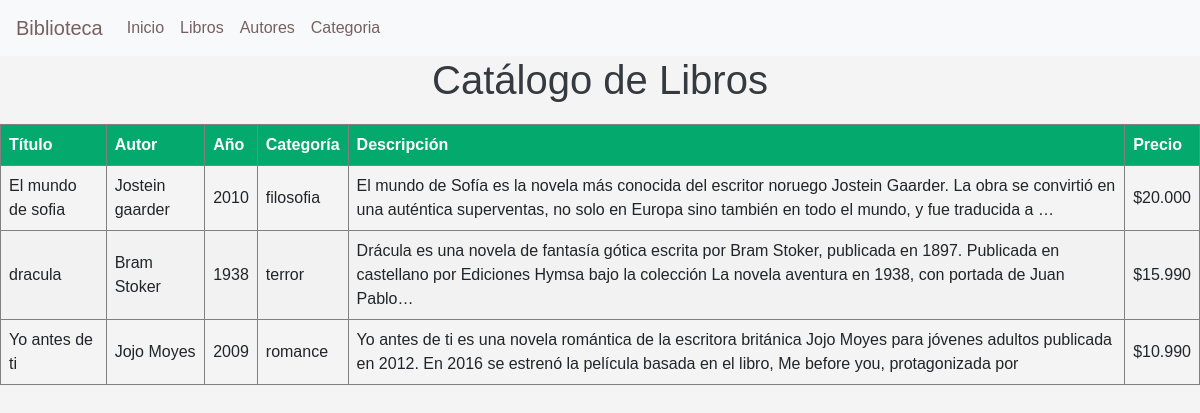
The page /libro on the database its author committed.
### core/models.py (models this page shows, shortened)
class Libro(models.Model):
    titulo = models.CharField(max_length=100)
    autor = models.CharField(max_length=100)
    anio = models.CharField(max_length=4)  # Asegúrate de definir max_length para anio
    categoria = models.CharField(max_length=50)  # Asegúrate de definir max_length para categoria
    descripcion = models.CharField(max_length=255)  # Asegúrate de definir max_length para descripcion
    precio = models.CharField(max_length=10)  # Asegúrate de definir max_length para precio

### core/views.py (the view)
# urls.py: path('libro', libro, name='libro'),
def libro(request):
    libro = Libro.objects.all()
    context = {
        'libros' : libro
    }
    return render(request, 'core/libro.html', context)

### core/templates/core/libro.html (shortened to what this page needs)
{% load static %}
<!DOCTYPE html>
<html lang="en">
<head>
    <link rel="stylesheet" href="https://stackpath.bootstrapcdn.com/bootstrap/4.5.2/css/bootstrap.min.css">
    <link rel="stylesheet" href= "{% static 'css/style.css'%}"  >
    <link href="https://unpkg.com/aos@2.3.1/dist/aos.css" rel="stylesheet">
</head>
<body>
    <nav class="navbar navbar-expand-lg navbar-light bg-light">
        <a class="navbar-brand" href="#">Biblioteca</a>
        <div class="collapse navbar-collapse">
            <ul class="navbar-nav mr-auto">
                <li class="nav-item active"><a class="nav-link" href="{% url 'inicio' %}">Inicio</a></li>
                <li class="nav-item"><a class="nav-link" href="{% url 'libro' %}">Libros</a></li>
                <li class="nav-item"><a class="nav-link" href="{% url 'lista_autores' %}" >Autores</a></li>
                <li class="nav-item"><a class="nav-link" href="{% url 'cat' %}">Categoria</a></li>
            </ul>
        </div>
    </nav>
    <body>
    <h1>Catálogo de Libros</h1>
    <table border="1" data-aos="fade-right">
        <thead>
            <tr>
                <th>Título</th>
                <th>Autor</th>
                <th>Año</th>
                <th>Categoría</th>
                <th>Descripción</th>
                <th>Precio</th>
            </tr>
        </thead>
        <tbody>
            {% for libro in libros %}
            <tr>
                <td>{{ libro.titulo }}</td>
                <td>{{ libro.autor }}</td>
                <td>{{ libro.anio }}</td>
                <td>{{ libro.categoria }}</td>
                <td>{{ libro.descripcion }}</td>
                <td>{{ libro.precio }}</td>
            </tr>
            {% empty %}
            <tr>
                <td colspan="6">No hay libros disponibles.</td>
            </tr>
            {% endfor %}
        </tbody>
    </table>
</body>
</body>
</html>

### core/static/css/style.css (style rules this page uses)
table { border-collapse: collapse; width: 100%; }
th, td { text-align: left; padding: 8px; }
tr:nth-child(even) { background-color: #f2f2f2 }
th { background-color: #04AA6D; color: white; }
.navbar { background-color: #343a40; }
.navbar-brand, .nav-link { color: #776060 !important; }
body { font-family: 'Arial', sans-serif; background-color: #ffffff; }
h1, h2, h3, h4, h5, h6 { color: #343a40; }
body { font-family: Arial, sans-serif; background-color: #f4f4f4; }
h1 { text-align: center; margin-bottom: 20px; }

### rows shown on the page
Libro: titulo "El mundo de sofia", autor "Jostein gaarder", anio "2010", categoria "filosofia", descripcion "El mundo de Sofía es la novela más conocida del escritor noruego Jostein Gaarder. La obra se convirtió en una auténtica superventas, no solo en Europa sino también en todo el mundo, y fue traducida a …", precio "$20.000"
Libro: titulo "dracula", autor "Bram Stoker", anio "1938", categoria "terror", descripcion "Drácula es una novela de fantasía gótica escrita por Bram Stoker, publicada en 1897. Publicada en castellano por Ediciones Hymsa bajo la colección La novela aventura en 1938, con portada de Juan Pablo…", precio "$15.990"
Libro: titulo "Yo antes de ti", autor "Jojo Moyes", anio "2009", categoria "romance", descripcion "Yo antes de ti es una novela romántica de la escritora británica Jojo Moyes para jóvenes adultos publicada en 2012. En 2016 se estrenó la película basada en el libro, Me before you, protagonizada por", precio "$10.990"
